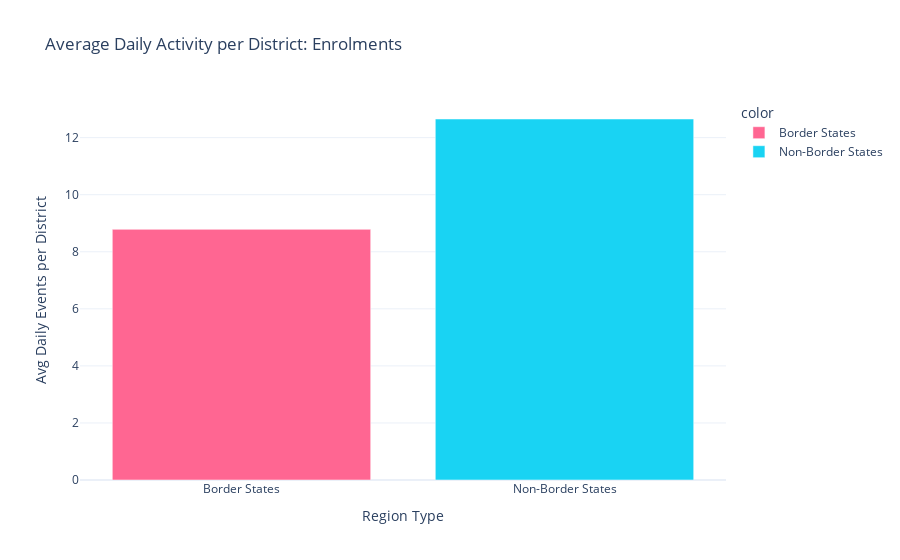
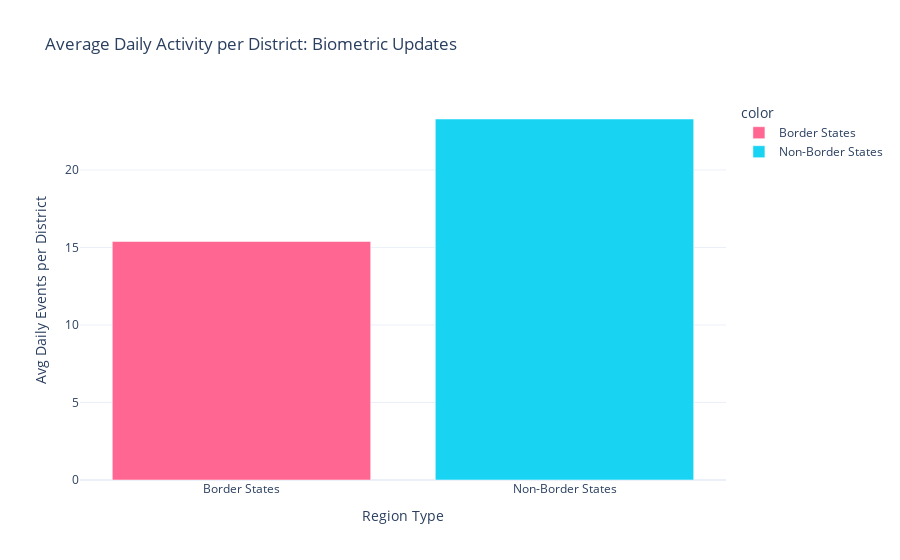

Write notebook code for charts like these, in order.
### Markdown cell above
### Border State Analysis
##### To analyze specific patterns in border states

### Code cell
def analyze_border_states(df, title):
    # List of key border states
    border_states = [
        'Jammu And Kashmir', 'Punjab', 'Rajasthan', 
        'Gujarat', 'West Bengal', 'Assam', 'Arunachal Pradesh', 
        'Meghalaya', 'Tripura', 'Mizoram', 'Manipur', 'Nagaland', 'Ladakh'
    ]
    
    df_border = df[df['state'].isin(border_states)]
    df_non_border = df[~df['state'].isin(border_states)]
    
    # Metric: Average Daily Volume per District
    # (To compare intensity fairly)
    
    def get_avg_intensity(subset, label):
        # Count total events
        total_events = len(subset)
        # Count unique districts
        unique_districts = subset['district'].nunique()
        # Count unique days
        unique_days = subset['date'].nunique()
        
        if unique_districts == 0 or unique_days == 0: return 0
        
        # Avg events per district per day
        return total_events / (unique_districts * unique_days)

    intensity_border = get_avg_intensity(df_border, "Border States")
    intensity_others = get_avg_intensity(df_non_border, "Non-Border States")
    
    # Plot Comparison
    fig = px.bar(
        x=['Border States', 'Non-Border States'],
        y=[intensity_border, intensity_others],
        title=f"Average Daily Activity per District: {title}",
        labels={'y': 'Avg Daily Events per District', 'x': 'Region Type'},
        color=['Border States', 'Non-Border States'],
        color_discrete_sequence=['#FF6692', '#19D3F3']
    )
    fig.show()

analyze_border_states(df_enrolment, "Enrolments")
analyze_border_states(df_biometric, "Biometric Updates")

### Figure 1 — Plotly figure (JSON) as saved in the notebook; plotly's stock layout.template omitted (floating-point values rounded to 4 significant figures)
{"data": [{"hovertemplate": "color=Border States<br>Region Type=%{x}<br>Avg Daily Events per District=%{y}<extra></extra>", "legendgroup": "Border States", "marker": {"color": "#FF6692", "pattern": {"shape": ""}}, "name": "Border States", "orientation": "v", "showlegend": true, "textposition": "auto", "type": "bar", "x": ["Border States"], "xaxis": "x", "y": [8.786], "yaxis": "y"}, {"hovertemplate": "color=Non-Border States<br>Region Type=%{x}<br>Avg Daily Events per District=%{y}<extra></extra>", "legendgroup": "Non-Border States", "marker": {"color": "#19D3F3", "pattern": {"shape": ""}}, "name": "Non-Border States", "orientation": "v", "showlegend": true, "textposition": "auto", "type": "bar", "x": ["Non-Border States"], "xaxis": "x", "y": [12.65], "yaxis": "y"}], "layout": {"barmode": "relative", "legend": {"title": {"text": "color"}, "tracegroupgap": 0}, "title": {"text": "Average Daily Activity per District: Enrolments"}, "xaxis": {"anchor": "y", "domain": [0, 1], "title": {"text": "Region Type"}}, "yaxis": {"anchor": "x", "domain": [0, 1], "title": {"text": "Avg Daily Events per District"}}}}

### Figure 2 — Plotly figure (JSON) as saved in the notebook; plotly's stock layout.template omitted (floating-point values rounded to 4 significant figures)
{"data": [{"hovertemplate": "color=Border States<br>Region Type=%{x}<br>Avg Daily Events per District=%{y}<extra></extra>", "legendgroup": "Border States", "marker": {"color": "#FF6692", "pattern": {"shape": ""}}, "name": "Border States", "orientation": "v", "showlegend": true, "textposition": "auto", "type": "bar", "x": ["Border States"], "xaxis": "x", "y": [15.38], "yaxis": "y"}, {"hovertemplate": "color=Non-Border States<br>Region Type=%{x}<br>Avg Daily Events per District=%{y}<extra></extra>", "legendgroup": "Non-Border States", "marker": {"color": "#19D3F3", "pattern": {"shape": ""}}, "name": "Non-Border States", "orientation": "v", "showlegend": true, "textposition": "auto", "type": "bar", "x": ["Non-Border States"], "xaxis": "x", "y": [23.29], "yaxis": "y"}], "layout": {"barmode": "relative", "legend": {"title": {"text": "color"}, "tracegroupgap": 0}, "title": {"text": "Average Daily Activity per District: Biometric Updates"}, "xaxis": {"anchor": "y", "domain": [0, 1], "title": {"text": "Region Type"}}, "yaxis": {"anchor": "x", "domain": [0, 1], "title": {"text": "Avg Daily Events per District"}}}}
